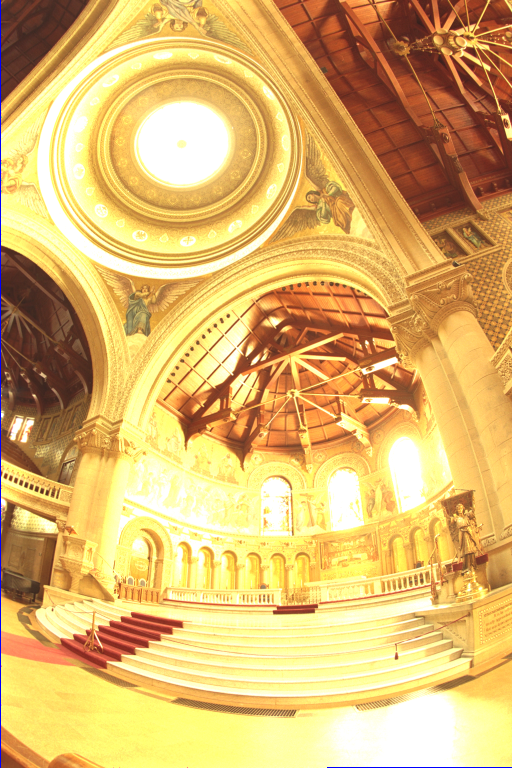
#> input picture test/memorial0061.png, 512 x 768 px
$ python -i HDR-playground.py   (imports and definitions only)
#> lines starting #> are read from the running program, lines starting #| are printed output that depends on the picture
#> `picture = cv2.imread('test/memorial0061.png', cv2.IMREAD_GRAYSCALE)`:
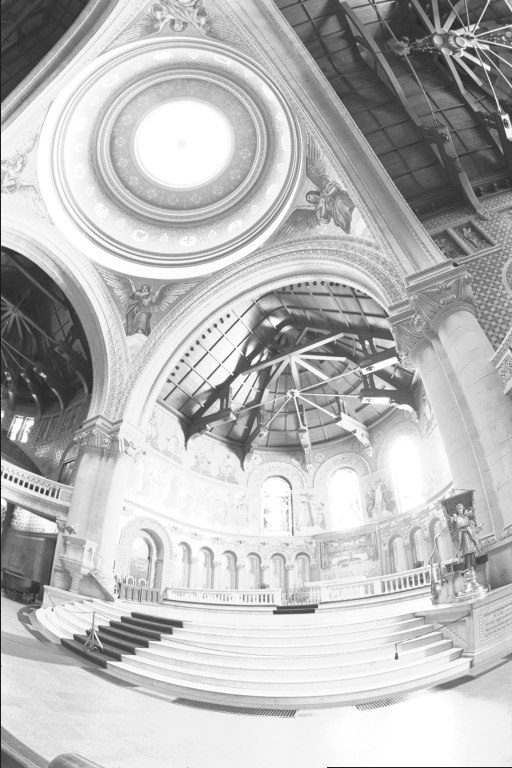
#> picture: shape (768, 512); min 29, max 255, mean 185.6
# coding: utf-8

import os
import sys
import cv2
import math
import numpy as np
import matplotlib.pyplot as plt
import matplotlib.image as mpimg
import random
import cProfile
import constant


# [16 lines left out: function load_exposures, not called in this run]

# MTB implementation
def median_threshold_bitmap_alignment(img_list):
    median = [np.median(img) for img in img_list]
#> median = 768 values, max 244 at index 615, min 120 at index 21, mean 196
    binary_thres_img = [cv2.threshold(img_list[i], median[i], 255, cv2.THRESH_BINARY)[1] for i in range(len(img_list))]
#> binary_thres_img = 768 items
    mask_img = [cv2.inRange(img_list[i], median[i]-20, median[i]+20) for i in range(len(img_list))]
#> mask_img = 768 items

    plt.imshow(mask_img[0], cmap='gray')
    plt.show()
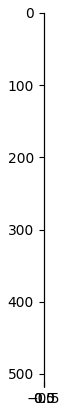
#> figure drawn by matplotlib, 1 panel

    max_offset = np.max(img_list[0].shape)
#> max_offset = 512
    levels = 5

    global_offset = []
    for i in range(0, len(img_list)):
        offset = [[0,0]]
        for level in range(levels, -1, -1):
            scaled_img = cv2.resize(binary_thres_img[i], (0, 0), fx=1/(2**level), fy=1/(2**level))
            ground_img = cv2.resize(binary_thres_img[0], (0, 0), fx=1/(2**level), fy=1/(2**level))
            ground_mask = cv2.resize(mask_img[0], (0, 0), fx=1/(2**level), fy=1/(2**level))
            mask = cv2.resize(mask_img[i], (0, 0), fx=1/(2**level), fy=1/(2**level))

            level_offset = [0, 0]
            diff = float('Inf')
            for y in [-1, 0, 1]:
                for x in [-1, 0, 1]:
                    off = [offset[-1][0]*2+y, offset[-1][1]*2+x]
                    error = 0
                    for row in range(ground_img.shape[0]):
                        for col in range(ground_img.shape[1]):
                            if off[1]+col < 0 or off[0]+row < 0 or off[1]+col >= ground_img.shape[1] or off[0]+row >= ground_img.shape[1]:
                                continue
                            if ground_mask[row][col] == 255:
                                continue
                            error += 1 if ground_img[row][col] != scaled_img[y+off[0]][x+off[1]] else 0
                    if error < diff:
                        level_offset = off
                        diff = error
            offset += [level_offset]
        global_offset += [offset[-1]]
#> this loop made 1 pass
#> after the loop, global_offset = []
    return global_offset


# [108 lines left out: functions hdr_debvec, response_curve_solver, construct_radiance_map, construct_hdr, hdr2ldr, not called in this run]

# main
# [53 lines not run here, left out]

>>> import cv2
>>> picture = cv2.imread('test/memorial0061.png', cv2.IMREAD_GRAYSCALE)
#> (the run stopped early here; a loop or call above may not have finished)
